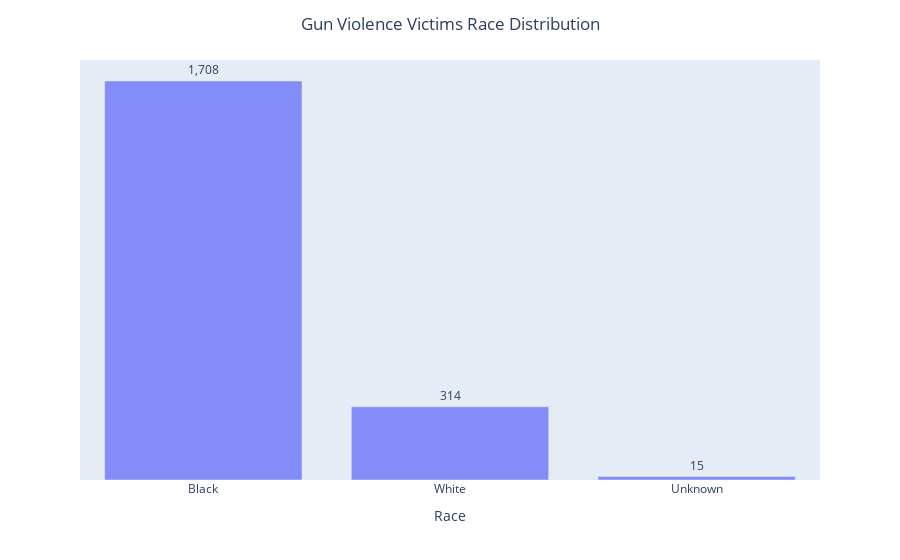

This figure's notebook cell:
### Code cell
fig = px.bar(victim_race, x=victim_race_labels, y=victim_race_counts, 
            text=victim_race_counts, opacity=0.75)
fig.update_layout(title = "Gun Violence Victims Race Distribution", xaxis_title= "Race", title_x=0.5)
fig.update_traces(texttemplate='%{text:,}', textposition='outside')
fig.update_yaxes(visible=False)
fig.show()

### Figure 1 — Plotly figure (JSON) as saved in the notebook; plotly's stock layout.template omitted (floating-point values rounded to 4 significant figures)
{"data": [{"alignmentgroup": "True", "hovertemplate": "x=%{x}<br>y=%{y}<br>text=%{text}<extra></extra>", "legendgroup": "", "marker": {"color": "#636efa", "opacity": 0.75, "pattern": {"shape": ""}}, "name": "", "offsetgroup": "", "orientation": "v", "showlegend": false, "text": [1708, 314, 15], "textposition": "outside", "texttemplate": "%{text:,}", "type": "bar", "x": ["Black", "White", "Unknown"], "xaxis": "x", "y": [1708, 314, 15], "yaxis": "y"}], "layout": {"barmode": "relative", "legend": {"tracegroupgap": 0}, "margin": {"t": 60}, "title": {"text": "Gun Violence Victims Race Distribution", "x": 0.5}, "xaxis": {"anchor": "y", "domain": [0, 1], "title": {"text": "Race"}}, "yaxis": {"anchor": "x", "domain": [0, 1], "title": {"text": "y"}, "visible": false}}}
